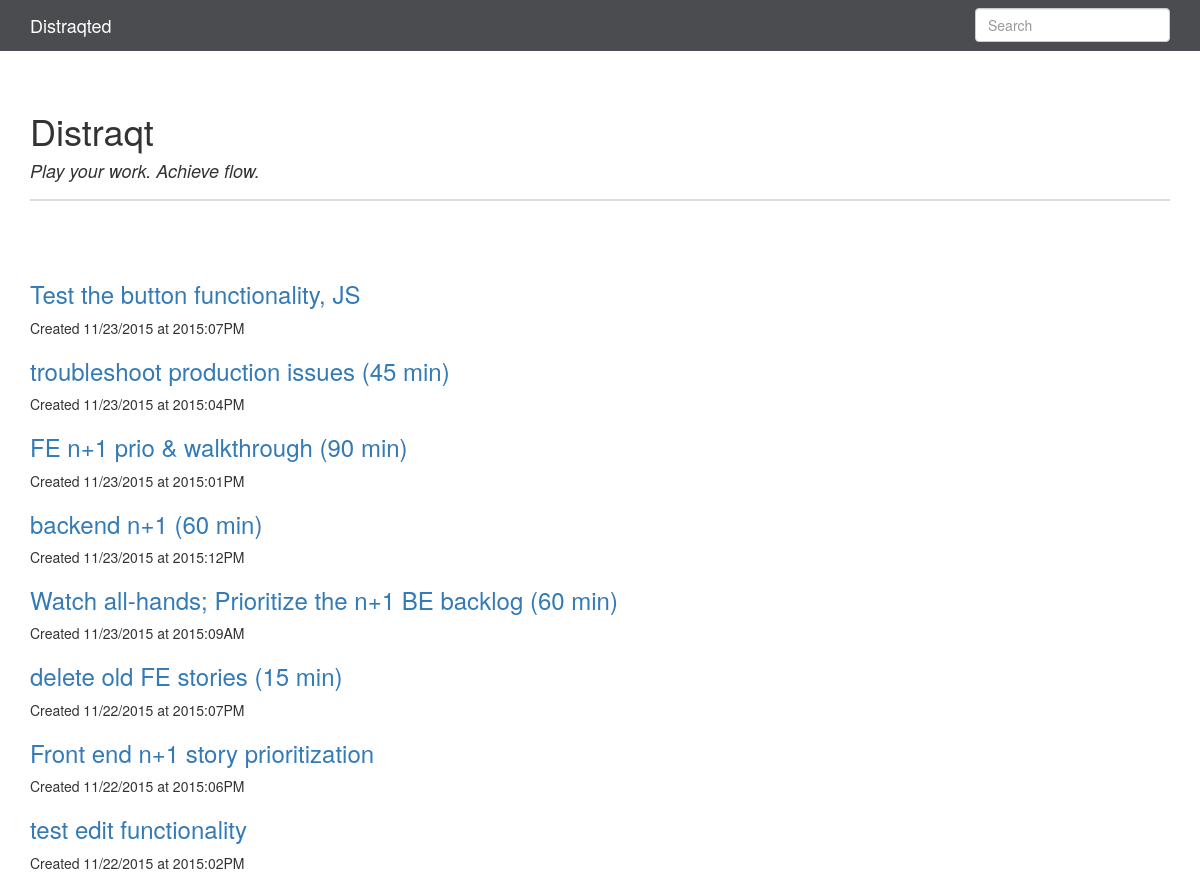
Before: / (upper part) with the older database file.
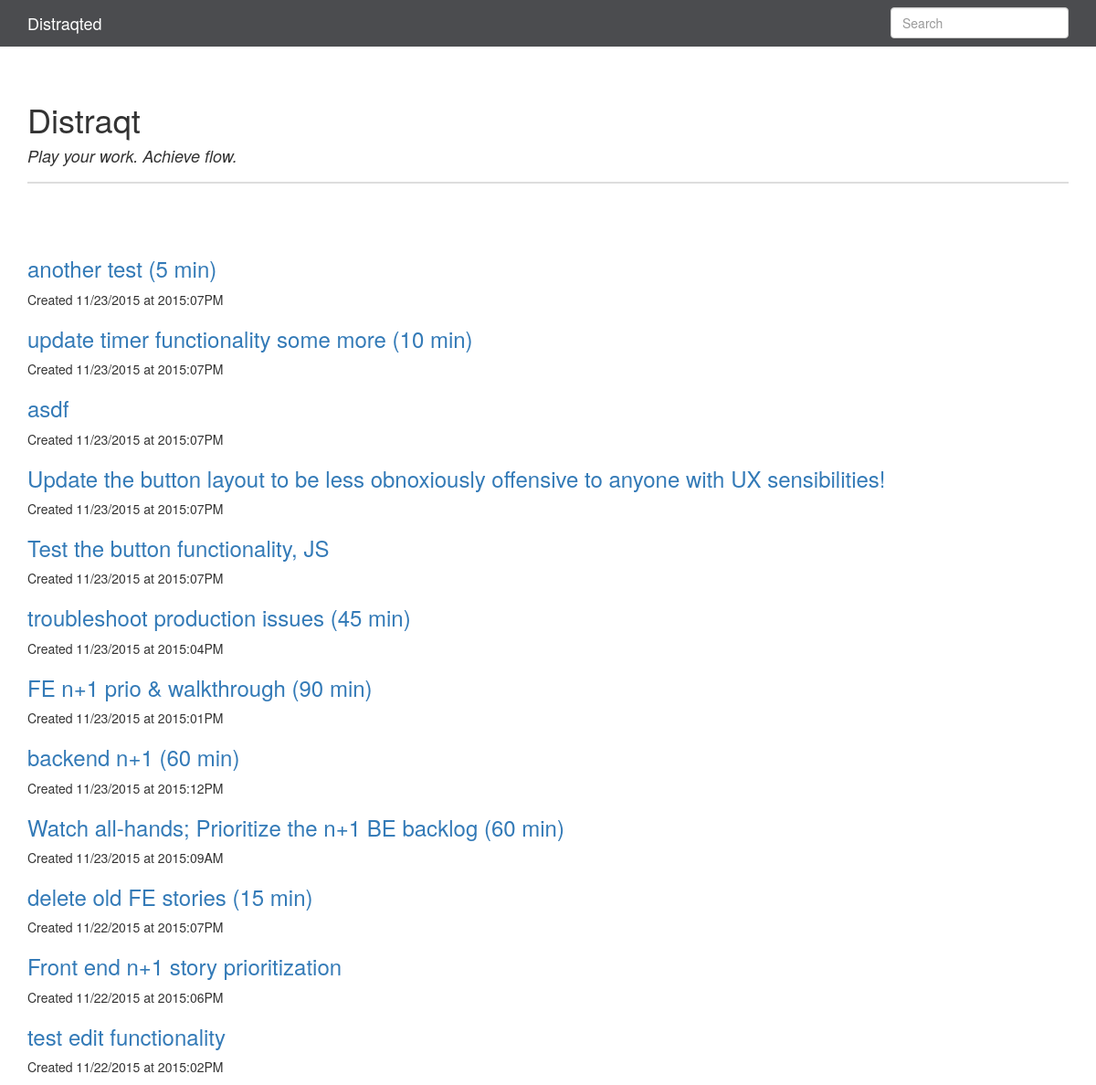
After: the same page with the newer database file.
### app.py (models this page shows, shortened)
class Entry(flask_db.Model):
    title = CharField()
    slug = CharField(unique=True)
    content = TextField()
    published = BooleanField(index=True)
    timestamp = DateTimeField(default=datetime.datetime.now, index=True)
    @classmethod
    def public(cls):
        return Entry.select().where(Entry.published == True)

### app.py (the view)
@app.route('/')
def index():
    search_query = request.args.get('q')
    if search_query:
        query = Entry.search(search_query)
    else:
        query = Entry.public().order_by(Entry.timestamp.desc())
    return object_list(
        'index.html',
        query,
        search=search_query,
        check_bounds=False)

### templates/index.html (shortened to what this page needs)
{% extends "base.html" %}
{% block content %}
  {% for entry in object_list %}
    {% if search %}
      {% set entry = entry.entry %}
    {% endif %}
    <h3>
      <a href="{% if entry.published %}{{ url_for('detail', slug=entry.slug) }}{% else %}{{ url_for('edit', slug=entry.slug) }}{% endif %}">
        {{ entry.title }}
      </a>
    </h3>
    <p>Created {{ entry.timestamp.strftime('%m/%d/%Y at %G:%I%p') }}</p>
  {% else %}
    <p>No entries have been created yet.</p>
  {% endfor %}
{% endblock %}

### templates/base.html (shortened to what this page needs)
<!doctype html>
<html>
  <head>
    <link rel=stylesheet type=text/css href="{{ url_for('static', filename='css/bootstrap.min.css') }}" />
    <link rel=stylesheet type=text/css href="{{ url_for('static', filename='css/hilite.css') }}" />
  </head>
  <body>
    <div class="navbar navbar-default navbar-static-top" role="navigation">
      <div class="container">
        <div class="navbar-header">
          <a class="navbar-brand" href="{{ url_for('index') }}">Distraqted</a>
        </div>
        <div class="navbar-collapse collapse">
          {% block search_bar %}
            <form action="{{ url_for('index') }}" class="navbar-form navbar-right" id="search-form" method="get" role="search">
              <div class="form-group">
                <input class="form-control" name="q" placeholder="Search" type="text" value="{% if search %}{{ search }}{% endif %}">
              </div>
            </form>
          {% endblock %}
        </div>
      </div>
    </div>
<div class="container content">
  <div class="page-header"><h1>Distraqt<h4><p><i>Play your work. Achieve flow.</p></i></h4></h1>
</div>
</div>
    <div class="container">
      {% block page_header %}<br>
      </br> {% endblock %}
      {% block content %}{% endblock %}
    </div>
  </body>
</html>

Changed rows visible on the page:
added Entry: title "another test (5 min)", timestamp "11/23/2015 at 2015:07PM"
added Entry: title "update timer functionality some more (10 min)", timestamp "11/23/2015 at 2015:07PM"
added Entry: title "asdf", timestamp "11/23/2015 at 2015:07PM"
added Entry: title "Update the button layout to be less obnoxiously offensive to anyone with UX sensibilities!", timestamp "11/23/2015 at 2015:07PM"
